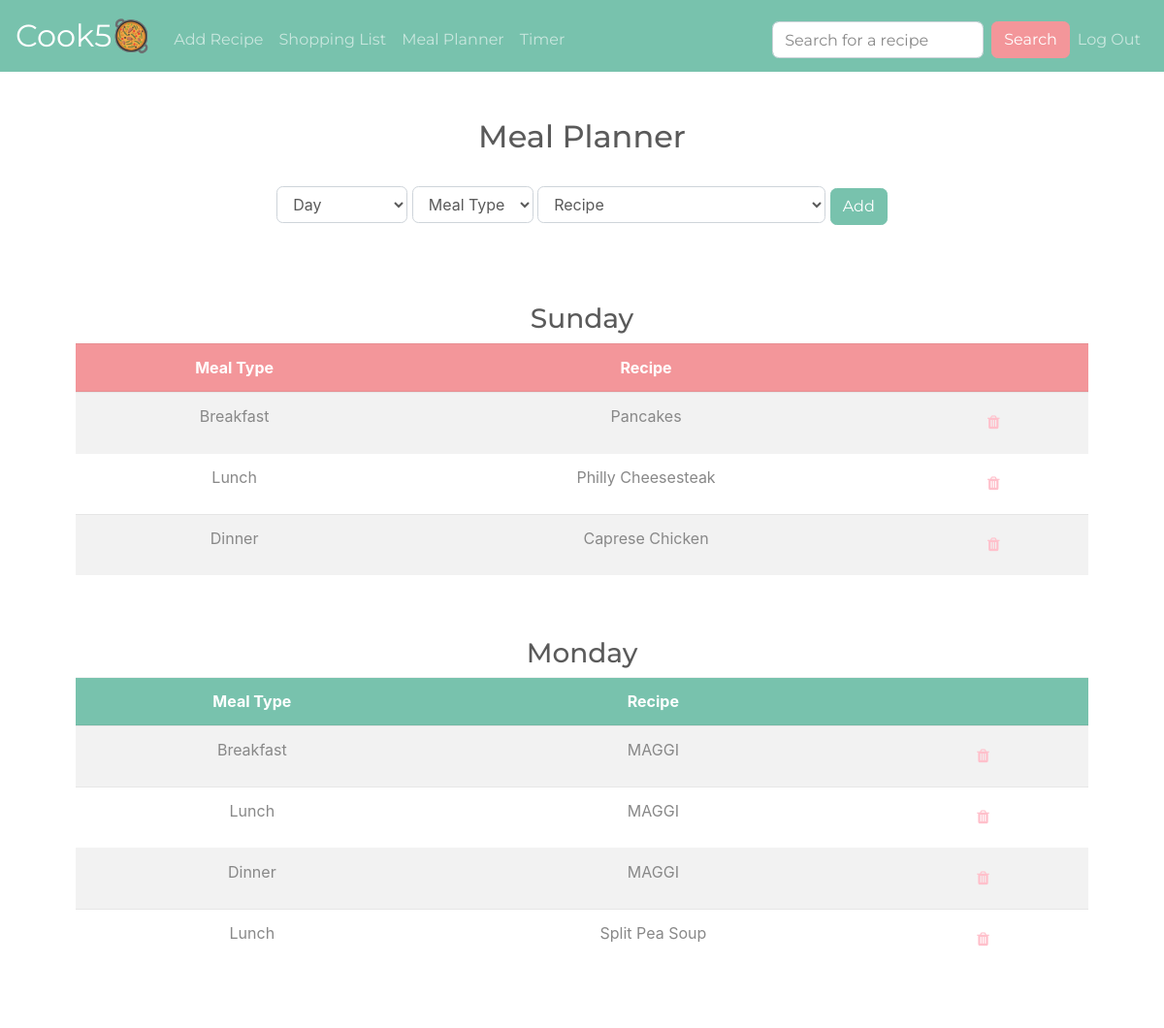
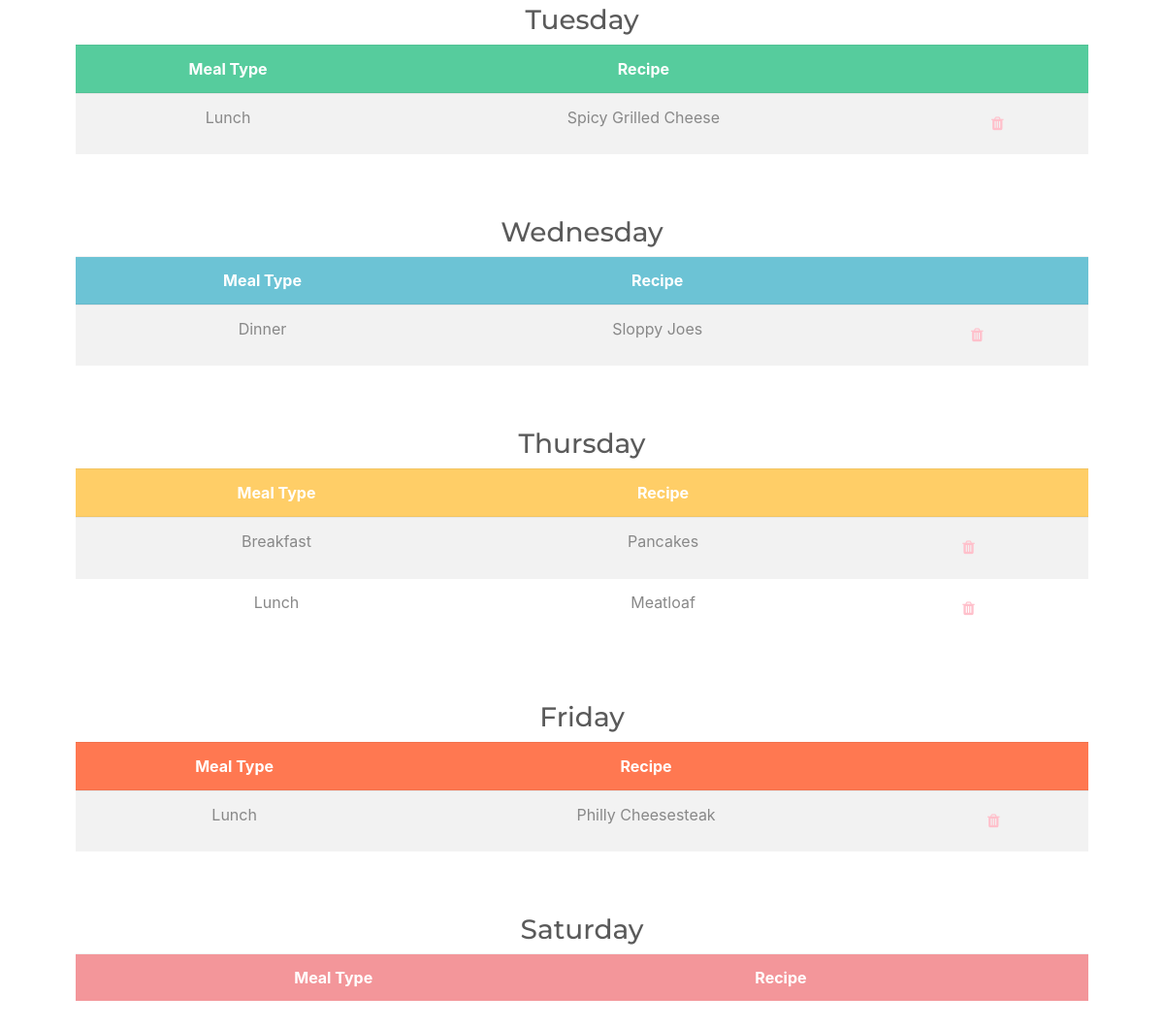
The app's page /planner (signed in) with its own data (2 pictures, top to bottom).
### tables this page shows
CREATE TABLE planner (
id INTEGER PRIMARY KEY AUTOINCREMENT NOT NULL, 
user_id INTEGER NOT NULL, 
day TEXT NOT NULL,
mealtype TEXT NOT NULL,
name TEXT,
FOREIGN KEY(user_id) REFERENCES users(id)
);

### application.py (the view, shortened to what this page needs)
@app.route("/planner", methods=["GET", "POST"])
@login_required
def planner():
    recipes = db.execute("SELECT * FROM recipes WHERE user_id = :user_id", user_id=session["user_id"])
    length = len(recipes)
    if request.method == "GET":
        sun = db.execute("SELECT * FROM planner WHERE user_id = :user_id AND day = :day", user_id=session["user_id"], day="sun")
        sun_length = len(sun)
        mon = db.execute("SELECT * FROM planner WHERE user_id = :user_id AND day = :day", user_id=session["user_id"], day="mon")
        mon_length = len(mon)
        tue = db.execute("SELECT * FROM planner WHERE user_id = :user_id AND day = :day", user_id=session["user_id"], day="tue")
        tue_length = len(tue)
        wed = db.execute("SELECT * FROM planner WHERE user_id = :user_id AND day = :day", user_id=session["user_id"], day="wed")
        wed_length = len(wed)
        thu = db.execute("SELECT * FROM planner WHERE user_id = :user_id AND day = :day", user_id=session["user_id"], day="thu")
        thu_length = len(thu)
        fri = db.execute("SELECT * FROM planner WHERE user_id = :user_id AND day = :day", user_id=session["user_id"], day="fri")
        fri_length = len(fri)
        sat = db.execute("SELECT * FROM planner WHERE user_id = :user_id AND day = :day", user_id=session["user_id"], day="sat")
        sat_length = len(sat)
        return render_template("planner.html", sun=sun, sun_length=sun_length, mon=mon, mon_length=mon_length, tue=tue, tue_length=tue_length, wed=wed, wed_length=wed_length, thu=thu, thu_length=thu_length, fri=fri, fri_length=fri_length, sat=sat, sat_length=sat_length, recipes=recipes, length=length)

### application.py (called while the page is built)
@app.after_request
def after_request(response):
    response.headers["Cache-Control"] = "no-cache, no-store, must-revalidate"
    response.headers["Expires"] = 0
    response.headers["Pragma"] = "no-cache"
    return response

### helpers.py (called while the page is built)
def login_required(f):
    @wraps(f)
    def decorated_function(*args, **kwargs):
        if session.get("user_id") is None:
            return redirect("/login")
        return f(*args, **kwargs)
    return decorated_function

### templates/planner.html (shortened to what this page needs)
{% extends "layout.html" %}
{% block import %}
    <link rel="stylesheet" href="https://cdnjs.cloudflare.com/ajax/libs/font-awesome/4.7.0/css/font-awesome.min.css">
{% endblock %}
{% block main %}
    <h2>Meal Planner</h2>
    <br>
    <form action="/planner" method="post">
        <div class="form-group">
            <select class="form-control" name="day">
                <option disabled selected value="">Day</option>
            </select>
            <select class="form-control" name="type">
                <option disabled selected value="">Meal Type</option>
            </select>
            <select class="form-control" name="recipe">
                <option disabled selected value="">Recipe</option>
            </select>
            <button class="btn btn-primary" type="submit">Add</button>
        </div>
    </form>
    <br>
    <form id="submit" action="/delete" method="post">
        <div class="form-group">
        </div>
    </form>
    <h3>Sunday</h3>
    <table class="table table-striped">
        <thread>
            <tr class="bg-secondary text-white">
                <th>Meal Type</th>
                <th>Recipe</th>
                <th></th>
            </tr>
        </thread>
        <tbody>
                {% for i in range(sun_length) %}
                    <tr>
                        <td>{{ sun[i]["mealtype"] }}</td>
                        <td>{{ sun[i]["name"] }}</td>
                        <td><button id="delete" class="btn" onclick="del({{ sun[i]["id"] }})"><i class="fa fa-trash"></i></button></td>
                    </tr>
                {% endfor %}
        </tbody>
    </table>
    <br>
    <br>
    <h3>Monday</h3>
    <table class="table table-striped">
        <thread>
            <tr class="bg-primary text-white">
                <th>Meal Type</th>
                <th>Recipe</th>
                <th></th>
            </tr>
        </thread>
        <tbody>
                {% for i in range(mon_length) %}
                    <tr>
                        <td>{{ mon[i]["mealtype"] }}</td>
                        <td>{{ mon[i]["name"] }}</td>
                        <td><button id="delete" class="btn" onclick="del({{ mon[i]["id"] }})"><i class="fa fa-trash"></i></button></td>
                    </tr>
                {% endfor %}
        </tbody>
    </table>
    <br>
    <br>
    <h3>Tuesday</h3>
    <table class="table table-striped">
        <thread>
            <tr class="bg-success text-white">
                <th>Meal Type</th>
                <th>Recipe</th>
                <th></th>
            </tr>
        </thread>
        <tbody>
                {% for i in range(tue_length) %}
                    <tr>
                        <td>{{ tue[i]["mealtype"] }}</td>
                        <td>{{ tue[i]["name"] }}</td>
                        <td><button id="delete" class="btn" onclick="del({{ tue[i]["id"] }})"><i class="fa fa-trash"></i></button></td>
                    </tr>
                {% endfor %}
        </tbody>
    </table>
    <br>
    <br>
    <h3>Wednesday</h3>
    <table class="table table-striped">
        <thread>
            <tr class="bg-info text-white">
                <th>Meal Type</th>
                <th>Recipe</th>
                <th></th>
            </tr>
        </thread>
        <tbody>
                {% for i in range(wed_length) %}
                    <tr>
                        <td>{{ wed[i]["mealtype"] }}</td>
                        <td>{{ wed[i]["name"] }}</td>
                        <td><button id="delete" class="btn" onclick="del({{ wed[i]["id"] }})"><i class="fa fa-trash"></i></button></td>
                    </tr>
                {% endfor %}
        </tbody>
    </table>
    <br>
    <br>
    <h3>Thursday</h3>
    <table class="table table-striped">
        <thread>
            <tr class="bg-warning text-white">
                <th>Meal Type</th>
                <th>Recipe</th>
                <th></th>
            </tr>
        </thread>
        <tbody>
                {% for i in range(thu_length) %}
                    <tr>
                        <td>{{ thu[i]["mealtype"] }}</td>
                        <td>{{ thu[i]["name"] }}</td>
                        <td><button id="delete" class="btn" onclick="del({{ thu[i]["id"] }})"><i class="fa fa-trash"></i></button></td>
                    </tr>
                {% endfor %}
        </tbody>
    </table>
    <br>
    <br>
    <h3>Friday</h3>
    <table class="table table-striped">
        <thread>
            <tr class="bg-danger text-white">
                <th>Meal Type</th>
                <th>Recipe</th>
                <th></th>
            </tr>
        </thread>
        <tbody>
                {% for i in range(fri_length) %}
                    <tr>
                        <td>{{ fri[i]["mealtype"] }}</td>
                        <td>{{ fri[i]["name"] }}</td>
                        <td><button id="delete" class="btn" onclick="del({{ fri[i]["id"] }})"><i class="fa fa-trash"></i></button></td>
                    </tr>
                {% endfor %}
        </tbody>
    </table>
    <br>
    <br>
    <h3>Saturday</h3>
    <table class="table table-striped">
        <thread>
            <tr class="bg-dark text-white">
                <th>Meal Type</th>
                <th>Recipe</th>
                <th></th>
            </tr>
        </thread>
    </table>
{% endblock %}

### static/styles.css (style rules this page uses)
main .form-control { display: inline-block; width: auto; }
i { color: pink; }

### records on screen
planner: mealtype "Breakfast", name "Pancakes"
planner: mealtype "Lunch", name "Philly Cheesesteak"
planner: mealtype "Dinner", name "Caprese Chicken"
planner: mealtype "Breakfast", name "MAGGI"
planner: mealtype "Lunch", name "MAGGI"
planner: mealtype "Dinner", name "MAGGI"
planner: mealtype "Lunch", name "Split Pea Soup"
planner: mealtype "Lunch", name "Spicy Grilled Cheese"
planner: mealtype "Dinner", name "Sloppy Joes"
planner: mealtype "Breakfast", name "Pancakes"
planner: mealtype "Lunch", name "Meatloaf"
planner: mealtype "Lunch", name "Philly Cheesesteak"
